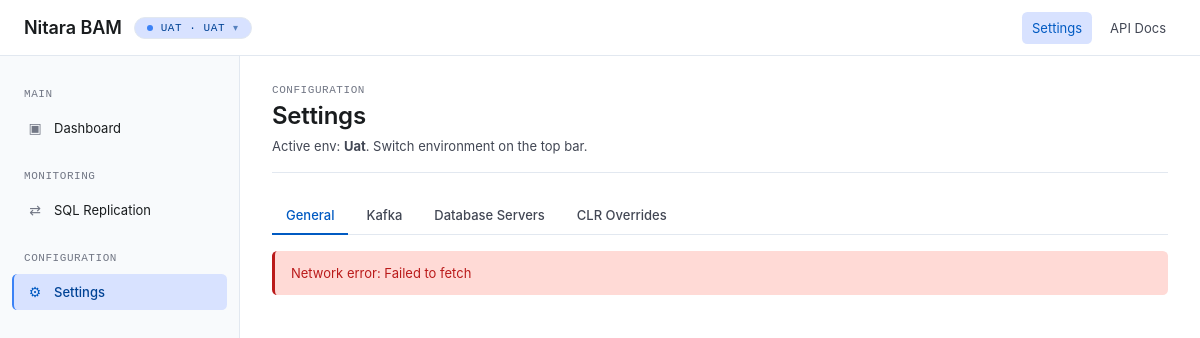
The page /settings on the database its author committed.
### tables this page shows
CREATE TABLE Environments (
                display_name VARCHAR PRIMARY KEY NOT NULL,
                value VARCHAR NOT NULL UNIQUE,
                kafka_brokers VARCHAR,
                kafka_clustered VARCHAR NOT NULL DEFAULT 'false',
                settings_json VARCHAR NOT NULL DEFAULT '{}'
            , sync_to_kafka VARCHAR NOT NULL DEFAULT 'false');

### app.py (the view)
@app.route('/settings', methods=['GET'])
def settings():
    active = _resolve_active_environment()
    if not active:
        return redirect(url_for('select_environment'))
    clr_overrides = settings_db.list_clr_overrides()
    return render_template(
        'settings.html',
        active_environment=active,
        clr_overrides=clr_overrides,
    )

### app.py (called while the page is built)
def _resolve_active_environment():
    override = request.args.get('env') if request else None
    if override:
        env = settings_db.get_environment(override)
        if env:
            return env
    active = settings_db.get_active_environment()
    if active:
        return active
    envs = settings_db.list_environments()
    return envs[0] if envs else None

@app.before_request
def require_environment():
    if request.path in ('/select-environment', '/health'):
        return None
    if request.path.startswith('/static') or request.path.startswith('/apidocs'):
        return None
    if request.path.startswith('/api/'):
        return None
    if settings_db.get_active_environment():
        return None
    return redirect(url_for('select_environment'))

### templates/settings.html (shortened to what this page needs)
{% extends "base.html" %}
{% block content %}
<div class="page-header">
    <div>
        <div class="panel-eyebrow">Configuration</div>
        <h1 class="page-title">Settings</h1>
        <div class="page-subtitle">
            Active env: <strong>{{ active_environment.display_name }}</strong>.
            Switch environment on the top bar.
        </div>
    </div>
</div>
<div class="tabs" id="settingsTabs">
    <button class="tab active" data-tab="general"  onclick="loadSettingsTab('general')">General</button>
    <button class="tab"        data-tab="kafka"    onclick="loadSettingsTab('kafka')">Kafka</button>
    <button class="tab"        data-tab="databases" onclick="loadSettingsTab('databases')">Database Servers</button>
    <button class="tab"        data-tab="clr"      onclick="loadSettingsTab('clr')">CLR Overrides</button>
</div>
<div id="tab-content" data-tab="general">
</div>
{% endblock %}

### templates/base.html (shortened to what this page needs)
<!DOCTYPE html>
<html lang="en">
<head>
</head>
<body>
    <header class="topbar">
        <div class="topbar-left">
            <div class="topbar-brand">Nitara BAM</div>
            {% if active_environment and all_environments %}
            <div class="env-switcher" id="envSwitcher">
                <button type="button" class="env-switcher-toggle" onclick="toggleEnvMenu(event)">
                    {{ active_environment.display_name }} · {{ active_environment.value }}
                </button>
            </div>
            {% endif %}
        </div>
        <nav class="topbar-actions">
            <a href="/settings" class="topbar-link {% if request.path.startswith('/settings') %}active{% endif %}">Settings</a>
            <a href="/apidocs/" class="topbar-link">API Docs</a>
        </nav>
    </header>
    <div class="workspace">
        <aside class="sidebar">
            <div class="sidebar-section">
                <div class="sidebar-title">Main</div>
                <ul class="sidebar-list">
                    <li class="sidebar-item">
                        <a href="/" class="{% if request.path == '/' %}active{% endif %}">
                            <span class="sidebar-icon">▣</span> Dashboard
                        </a>
                    </li>
                </ul>
            </div>
            <div class="sidebar-section">
                <div class="sidebar-title">Monitoring</div>
                <ul class="sidebar-list">
                    <li class="sidebar-item">
                        <a href="/sql-status" class="{% if request.path.startswith('/sql-status') %}active{% endif %}">
                            <span class="sidebar-icon">⇄</span> SQL Replication
                        </a>
                    </li>
                </ul>
            </div>
            <div class="sidebar-section">
                <div class="sidebar-title">Configuration</div>
                <ul class="sidebar-list">
                    <li class="sidebar-item">
                        <a href="/settings" class="{% if request.path.startswith('/settings') %}active{% endif %}">
                            <span class="sidebar-icon">⚙</span> Settings
                        </a>
                    </li>
                </ul>
            </div>
        </aside>
        <main class="main">
            {% block content %}{% endblock %}
        </main>
    </div>
</body>
</html>

### rows shown on the page
Environments: display_name "UAT", value "UAT", display_name "Uat"
